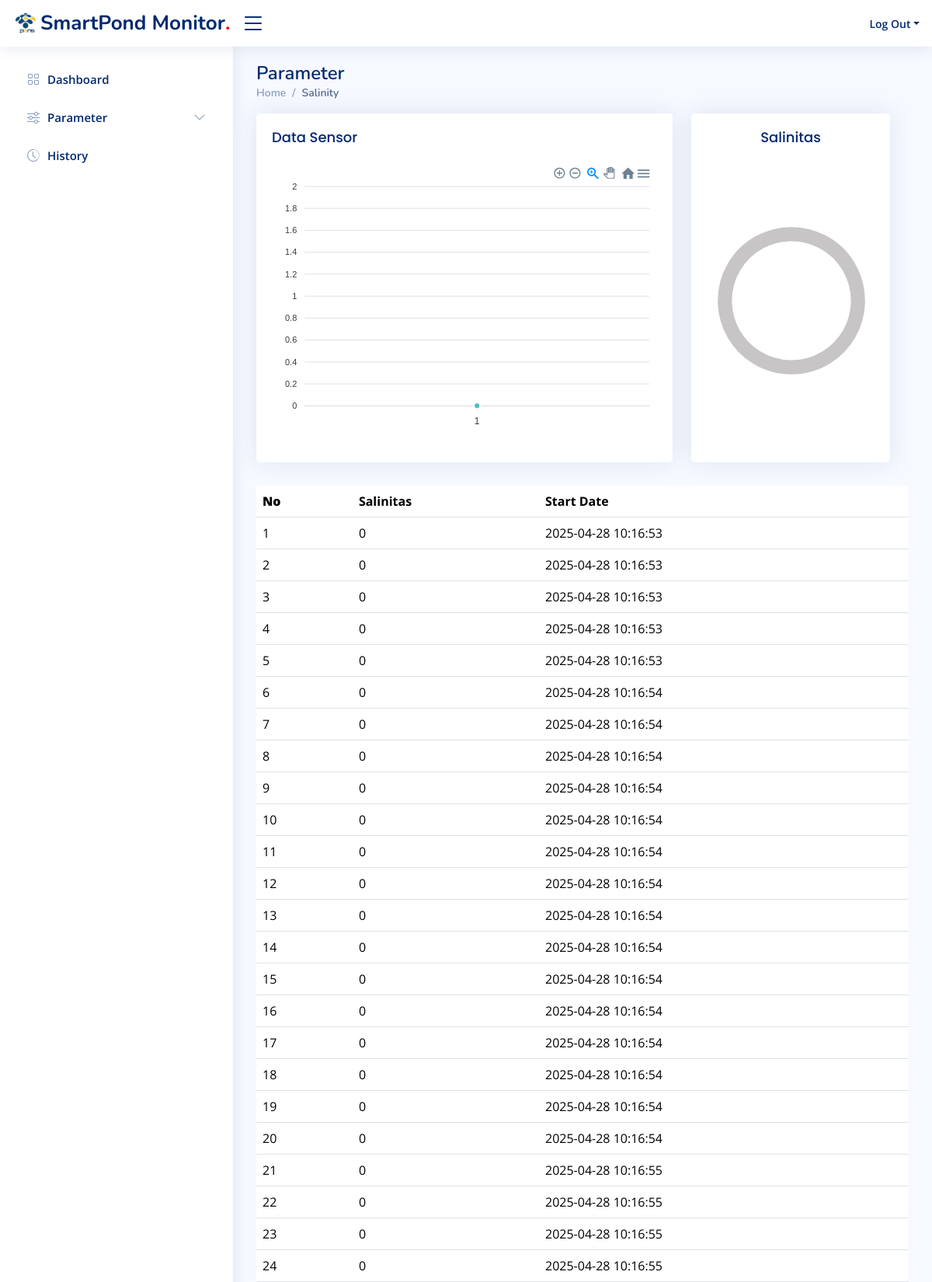
The page /salinitas.php (upper part) on the database its author committed.
### tables this page shows
CREATE TABLE `sensor_data` (
  `id` int(11) NOT NULL,
  `temperature` float NOT NULL,
  `ph` float NOT NULL,
  `salinity` float NOT NULL,
  `dissolveOxygen` float NOT NULL,
  `aerator1` int(1) NOT NULL,
  `aerator2` int(1) NOT NULL,
  `timestamp` timestamp NOT NULL DEFAULT current_timestamp()
);

### salinitas.php (the view, shortened to what this page needs)
<?php
include "koneksi.php";
?>
<!DOCTYPE html>
<html lang="en">
<head>
    <link href="assets/vendor/bootstrap/css/bootstrap.min.css" rel="stylesheet">
    <link href="assets/vendor/bootstrap-icons/bootstrap-icons.css" rel="stylesheet">
    <link href="assets/vendor/boxicons/css/boxicons.min.css" rel="stylesheet">
    <link href="assets/vendor/quill/quill.snow.css" rel="stylesheet">
    <link href="assets/vendor/quill/quill.bubble.css" rel="stylesheet">
    <link href="assets/vendor/remixicon/remixicon.css" rel="stylesheet">
    <link href="assets/vendor/simple-datatables/style.css" rel="stylesheet">
    <link href="assets/css/dasboard.css" rel="stylesheet">
</head>
<body>
    <header id="header" class="header fixed-top d-flex align-items-center">
        <div class="d-flex align-items-center justify-content-between">
            <a href="dasboard.php" class="logo d-flex align-items-center">
                <img src="assets/img/pens.png" alt="">
                <span>SmartPond Monitor</span>
                <span style="color: #fd0000;">.</span>
            </a>
            <i class="bi bi-list toggle-sidebar-btn"></i>
        </div>
        <nav class="header-nav ms-auto">
            <ul class="d-flex align-items-center">
                <li class="nav-item dropdown pe-3">
                    <a class="nav-link nav-profile d-flex align-items-center pe-0" href="#" data-bs-toggle="dropdown">
                        <span class="d-none d-md-block dropdown-toggle ps-2">Log Out</span>
                    </a>
                </li>
            </ul>
        </nav>
    </header>
    <aside id="sidebar" class="sidebar">
        <ul class="sidebar-nav" id="sidebar-nav">
            <li class="nav-item">
                <a class="nav-link collapsed" href="dasboard.php">
                    <i class="bi bi-grid"></i>
                    <span>Dashboard</span>
                </a>
            </li>
            <li class="nav-item">
                <a class="nav-link collapsed" data-bs-target="#charts-nav" data-bs-toggle="collapse" href="#">
                    <i class="bi bi-sliders"></i><span>Parameter</span><i class="bi bi-chevron-down ms-auto"></i>
                </a>
            </li>
            <li class="nav-item">
                <a class="nav-link collapsed" href="history.php">
                    <i class="bi bi-clock-history"></i>
                    <span>History</span>
                </a>
            </li>
        </ul>
    </aside>
    <main id="main" class="main">
        <div class="pagetitle">
            <h1>Parameter</h1>
            <nav>
                <ol class="breadcrumb">
                    <li class="breadcrumb-item"><a href="dasboard.php">Home</a></li>
                    <li class="breadcrumb-item active">Salinity</li>
                </ol>
            </nav>
        </div>
        <section class="section dashboard">
            <div class="row">
                <?php
                include "card-salinitas.php";
                ?>
                <div class="table-responsive">
                    <table class="table datatable">
                        <thead>
                            <tr>
                                <th>
                                    <b>No</b>
                                </th>
                                <th>Salinitas</th>
                                <th data-type="date" data-format="YYYY/DD/MM">Start Date</th>
                            </tr>
                        </thead>
                        <tbody>
                            <?php
                            $sql = "SELECT * FROM sensor_data";
                            $result = $conn->query($sql);
                            $no = 1;
                            if ($result->num_rows > 0) {
                                while ($row = $result->fetch_assoc()) {
                                    echo "<tr>
                                <td>" . $no++ . "</td>
                                <td>" . $row["salinity"] . "</td>
                                <td>" . $row["timestamp"] . "</td>
                                </tr>";
                                }
                            } else {
                                echo "<tr><td colspan='7'>No data available</td></tr>";
                            }
                            ?>
                        </tbody>
                    </table>
                </div>
            </div>
        </section>
    </main>
</body>
</html>

### assets/css/dasboard.css (style rules this page uses)
:root { scroll-behavior: smooth; }
body { font-family: "Open Sans", sans-serif; background: #f6f9ff; color: #444444; }
a { color: #4154f1; text-decoration: none; }
h1, h2, h3, h4, h5, h6 { font-family: "Nunito", sans-serif; }
#main { margin-top: 60px; padding: 20px 30px; transition: all 0.3s; }
.pagetitle { margin-bottom: 10px; }
.pagetitle h1 { font-size: 24px; margin-bottom: 0; font-weight: 600; color: #012970; }
.breadcrumb { font-size: 14px; font-family: "Nunito", sans-serif; color: #899bbd; font-weight: 600; }
.breadcrumb a { color: #899bbd; transition: 0.3s; }
.breadcrumb .breadcrumb-item::before { color: #899bbd; }
.breadcrumb .active { color: #51678f; font-weight: 600; }
.logo { line-height: 1; }
@media (min-width: 1200px) { .logo { width: 280px; } }
.logo img { max-height: 26px; margin-right: 6px; }
.logo span { font-size: 26px; font-weight: 700; color: #012970; font-family: "Nunito", sans-serif; }
.header { transition: all 0.5s; z-index: 997; height: 60px; box-shadow: 0px 2px 20px rgba(1, 41, 112, 0.1); background-color: #fff; padding-left: 20px; }
.header .toggle-sidebar-btn { font-size: 32px; padding-left: 10px; cursor: pointer; color: #012970; }
.header-nav ul { list-style: none; }
.header-nav>ul { margin: 0; padding: 0; }
.header-nav .nav-profile { color: #012970; }
.header-nav .nav-profile span { font-size: 14px; font-weight: 600; }
.sidebar { position: fixed; top: 60px; left: 0; bottom: 0; width: 300px; z-index: 996; transition: all 0.3s; padding: 20px; overflow-y: auto; scrollbar-width: thin; scrollbar-color: #aab7cf transparent; box-shadow: 0px 0px 20px rgba(1, 41, 112, 0.1); background-color: #fff; }
@media (min-width: 1200px) { #main, #footer { margin-left: 300px; } }
.sidebar-nav { padding: 0; margin: 0; list-style: none; }
.sidebar-nav li { padding: 0; margin: 0; list-style: none; }
.sidebar-nav .nav-item { margin-bottom: 5px; }
.sidebar-nav .nav-link { display: flex; align-items: center; font-size: 15px; font-weight: 600; color: #4154f1; transition: 0.3; background: #f6f9ff; padding: 10px 15px; border-radius: 4px; }
.sidebar-nav .nav-link i { font-size: 16px; margin-right: 10px; color: #4154f1; }
.sidebar-nav .nav-link.collapsed { color: #012970; background: #fff; }
.sidebar-nav .nav-link.collapsed i { color: #899bbd; }
.sidebar-nav .nav-link .bi-chevron-down { margin-right: 0; transition: transform 0.2s ease-in-out; }

### rows shown on the page
sensor_data: salinity "0", timestamp "2025-04-28 10:16:53"
sensor_data: salinity "0", timestamp "2025-04-28 10:16:53"
sensor_data: salinity "0", timestamp "2025-04-28 10:16:53"
sensor_data: salinity "0", timestamp "2025-04-28 10:16:53"
sensor_data: salinity "0", timestamp "2025-04-28 10:16:53"
sensor_data: salinity "0", timestamp "2025-04-28 10:16:54"
sensor_data: salinity "0", timestamp "2025-04-28 10:16:54"
sensor_data: salinity "0", timestamp "2025-04-28 10:16:54"
sensor_data: salinity "0", timestamp "2025-04-28 10:16:54"
sensor_data: salinity "0", timestamp "2025-04-28 10:16:54"
sensor_data: salinity "0", timestamp "2025-04-28 10:16:54"
sensor_data: salinity "0", timestamp "2025-04-28 10:16:54"
sensor_data: salinity "0", timestamp "2025-04-28 10:16:54"
sensor_data: salinity "0", timestamp "2025-04-28 10:16:54"
sensor_data: salinity "0", timestamp "2025-04-28 10:16:54"
sensor_data: salinity "0", timestamp "2025-04-28 10:16:54"
sensor_data: salinity "0", timestamp "2025-04-28 10:16:54"
sensor_data: salinity "0", timestamp "2025-04-28 10:16:54"
sensor_data: salinity "0", timestamp "2025-04-28 10:16:54"
sensor_data: salinity "0", timestamp "2025-04-28 10:16:54"
sensor_data: salinity "0", timestamp "2025-04-28 10:16:55"
sensor_data: salinity "0", timestamp "2025-04-28 10:16:55"
sensor_data: salinity "0", timestamp "2025-04-28 10:16:55"
sensor_data: salinity "0", timestamp "2025-04-28 10:16:55"
